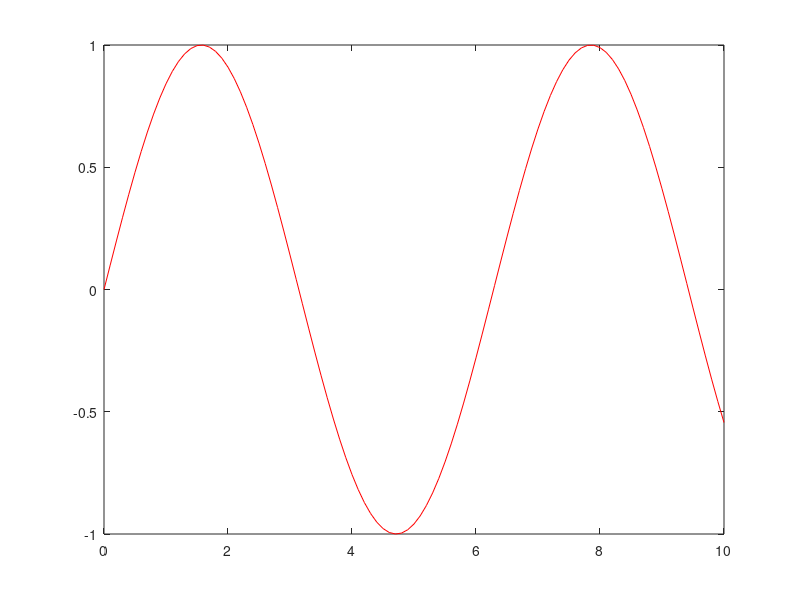

Write the MATLAB code that produced this figure.
% LABORATIONSUPPGIFTER I TSDT18/84 SIGNALER & SYSTEM
% --------------------------------------------------

% LÄS NEDANSTÅENDE TEXT INNAN DU BÖRJAR JOBBA MED DATORUPPGIFTERNA!!!!

% I detta skript skriver du ned alla funktionsanrop och övrigt som behövs 
% för att lösa varje uppgift.  Skriptet är indelat i separata celler/sektioner 
% med dubbla procenttecken, dvs. %%, där du för varje deluppgift skriver 
% in alla relevanta Matlab-anrop i motsvarande cell.
% Vid redovisningen kan du då i editorn enkelt och snabbt exekvera och  
% redovisa din matlabkod och relaterade grafer för en deluppgift/cell i taget. 

% I de fall en graf ska redovisas, t.ex. en signal eller något frekvensspektrum, 
% så ska ditt skript generera grafen på det sätt du gjorde när du löste uppgiften. 
% Du ska alltså inte redovisa några grafer/figurer i form av fig-filer eller 
% utskriva i pappersform. Anledningen till detta är att det ska vara möjligt 
% att i efterhand, vid redovisningen, undersöka vad som händer med grafen 
% om du justerar någon parameter hos uppgiftens signal eller system - vilket 
% assistenten ibland kan be dig att göra.

% Tips: Använd gärna funktionen ohfig för att förtydliga en redan ritad graf. 
% Funktionen ökar fontstorleken på text och linjetjockleken i graferna i figurfönstret.
%
% Vid behov kan du behöva spara matlab-variabler under labben med save 
% (som t.ex. save filnamn.mat A H1 D för att spara variablerna A, H1 och D 
% i datafilen filnamn.mat). I ditt skript laddar du sedan in de sparade 
% variablerna med load filnamn.mat. 

% OBS: Senare i labserien, i samband med filterdesign, kommer du att konstruera 
% laplacetransformer och z-transformer m.h.a. funktionen pzchange.
% När du redovisar utskrifter av pzchange-grafer, så behöver du i respektive 
% cell spara den matlabkod som behövs för att återgenerera pzchange-grafen.
% Då kan du t.ex. även behöva ladda in en transform som du tidigare har
% erhållit och sparat i en mat-fil.
% Då kan du eller assistenten manipulera transformen m.h.a. pzchange vid redovisningen.

% Tips: Du kommer ofta att kopiera Matlabkod från kommandofönstret eller 
% ?Command History?-fönstret till redovisningsskriptet i editorn. 
% Det gör du enklast genom att markera funktionsanropen och sedan dra och 
% släppa den markerade texten i editorn.
% I en Linuxmiljö kan du även ändra kortkommandon av typen Ctrl+C och CTRL+V 
% för att kopiera respektive klistra in. 
% Det gör du under System/Preferences/Keyboard/Shortcuts  (tror jag...  ;)



%% EXEMPEL PÅ HUR MATALANROP EXEKVERAS I EN CELL/SEKTION

% Se även https://se.mathworks.com/help/matlab/matlab_prog/run-sections-of-programs.html

% 1) Ställ markören var som helst i den här raden eller raderna strax nedan,
%    så att denna cell och alla dess rader gulmarkeras.
%    Cellen markeras när du ställer markören på valfri rad i cellen.
%
% 2) I "Editor"-fliken finns avdelningen "RUN". Klicka på knappen 
%    "Run Section" för att exekvera all Matlabkod i denna cell/sektion.
%    Du kan även exekvera cellens Matlabkod genom att trycka Ctrl + Enter
%    (CMD + Enter på Mac).

% Exempel på matlabkod som exekveras i denna cell/sektion (rita en sinus):
t=0:0.1:10;
figure(4)
plot(t,sin(t),'r'), 
shg



%% 1. INLEDNING

% Ingen uppgift att lösa här. Vi behov behöver du kanske i stället fräscha upp
% dina matlabkunskaper - se i så fall sidan "matlabresurser" på kurswebbsidan!



%% 2. FALTNING 

% Kopiera dina funktionsanrop hit. 
% Dela på lämpligt sätt in dina funktionsanrop i fler delceller, för enklare redovisning!






%% 3. FOURIERSERIEANALYS

% Uppgift 3a ? beräkning


%% Uppgift 3a ? rita signal & spektrum



%% Uppgift 3b






%% 4. FOURIERTRANSFORMANALYS

% Dela på lämpligt sätt in dina funktionsanrop i fler delceller, för enklare redovisning!

% Uppgift 4a



%% Uppgift 4b



%% Uppgift 4c



%% Uppgift 4d






%% 5. TIDSKONTINUERLIGA FREKVENSSELEKTIVA FILTER

% Dela på lämpligt sätt in dina funktionsanrop i fler delceller, för enklare redovisning!

% Uppgift 5a. 



%% Uppgift 5b



%% Uppgift 5b



%% Uppgift 5c



%% Uppgift 5d



%% Uppgift 5e



%% Uppgift 5f






%% 6. TIDSDOMÄNANALYS AV TIDSDISKRETA SIGNALER & SYSTEM

% Dela på lämpligt sätt in dina funktionsanrop i fler delceller, för enklare redovisning!

%  Uppgift 6a



%% Uppgift 6b



%% Uppgift 6c



%% Uppgift 6d



%% Uppgift 6e






%% TIDSDISKRETA FREKVENSSELEKTIVA FILTER

% Dela på lämpligt sätt in dina funktionsanrop i fler delceller, för enklare redovisning!

% Uppgift 7a



%% Uppgift 7b



%% Uppgift 7c 



%% Uppgift 7d






